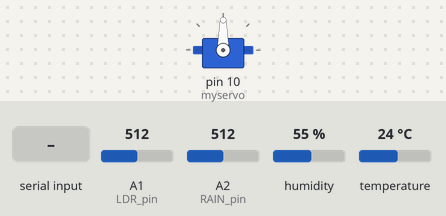
This sketch was run on a simulated Arduino Uno, built with avr-gcc and run on an emulated ATmega328P. Parts: servo. Inputs (shaded band) come from the test bench; at power-on: A1 (LDR_pin) = 512, A2 (RAIN_pin) = 512, humidity 55 %, temperature 24 °C.

Above: at 1.2 s.
1.3 s: "30,150\n" received over Serial
At 6.2 s:
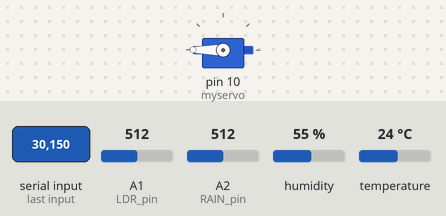
6.5 s: "1\n" received over Serial
At 10.5 s:
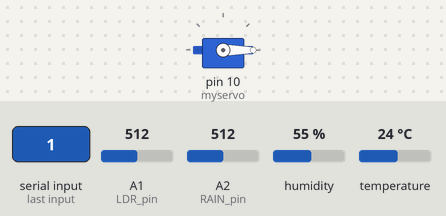
Timing chart, 0 to 12.0 s (numbered marks = the images above; inputs shaded):
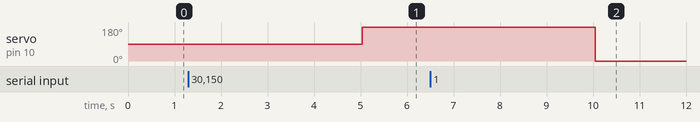

The sketch:

arduinocode.ino
```cpp
/*
  Sensors and motor
*/
#include <DHT.h>
#include <AFMotor.h>
#include <Servo.h>

Servo myservo;

#define DHT_pin   A0
#define LDR_pin   A1
#define RAIN_pin  A2

DHT dht(DHT_pin, DHT22);

float hum, temp;
float i, rain;
int motor_angle = 0;
int turn_motor = 0;

void turn_motor_now(){
  if (motor_angle == 0){
    myservo.write(180);
    delay(1000);
    motor_angle = 180;
  }
  else{
    myservo.write(0);
    delay(1000);
    motor_angle = 0;
  }
}


void setup() {
    Serial.begin(9600);
    //Serial.println("setup");
    dht.begin();
    myservo.attach(10);
//    myservo.write(0);
//    delay(1000);
//    myservo.write(270);
}

void loop() {
  int hum_sum=0,temp_sum=0,rain_sum=0, ldr, ldr_sum = 0;
  delay(20);
  //Serial.print("..");
  hum  = dht.readHumidity();       //DHT
  temp = dht.readTemperature();
  ldr  = analogRead(LDR_pin);      //LDR code
  rain = analogRead(RAIN_pin);

  for(int i=0;i<30;i++)
  {
//    Serial.print("...");
    hum_sum   = hum_sum+hum;
    temp_sum  = temp_sum+temp;
    rain_sum  = rain_sum+rain;
    ldr_sum   = ldr_sum + ldr;
    if (Serial.available()){
      turn_motor = Serial.read() - '0';
      if (turn_motor == 1){
        turn_motor_now();
        turn_motor = 0;
      }
//      if (turn_motor == 2){
//        myservo.write(270);
//      }
    }
    hum   = dht.readHumidity();       //DHT
    temp  = dht.readTemperature();
    ldr   = analogRead(LDR_pin);      //LDR code
    rain  = analogRead(RAIN_pin);
    delay(1000);
  }
  int avg_hum,avg_temp,avg_rain, avg_ldr;
  avg_hum   = hum_sum / 30;
  avg_temp  = temp_sum / 30;
  avg_rain  = rain_sum / 30;
  avg_ldr   = ldr_sum / 30;

  Serial.print(avg_rain);
  Serial.print("\t");
  Serial.print(avg_temp);
  Serial.print("\t");
  Serial.print(avg_hum);
  Serial.print("\t");
  Serial.print(avg_ldr);
  Serial.println();

  if (Serial.available()){
    turn_motor = Serial.read() - '0';
    if (turn_motor == 1){
      turn_motor_now();
      turn_motor = 0;


      /*
      turn_motor = 0;
//      Serial.println("Turning motor...");
      myservo.write(180);
      digitalWrite(13, HIGH);
      delay(5000);
      //myservo.write(0);
      digitalWrite(13, LOW);
      delay(5000);
      */
    }
//    if (turn_motor == 2){
//        myservo.write(270);
//      }
  }

  //Serial.println("..................");
}
```

Measured:
- after the input at 1.3 s, servo on pin 10 (myservo): 90° → 180° after 3.7 s
- after the input at 6.5 s, servo on pin 10 (myservo): 180° → 0° after 3.6 s
